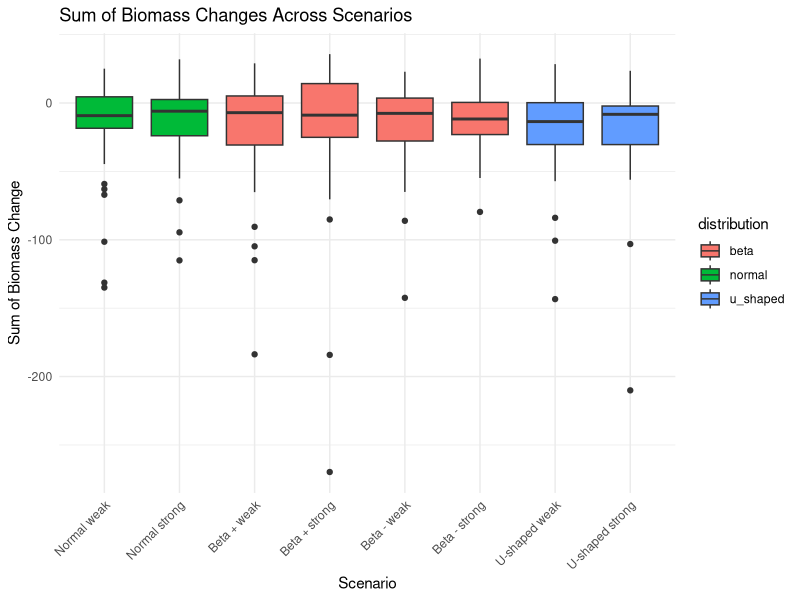
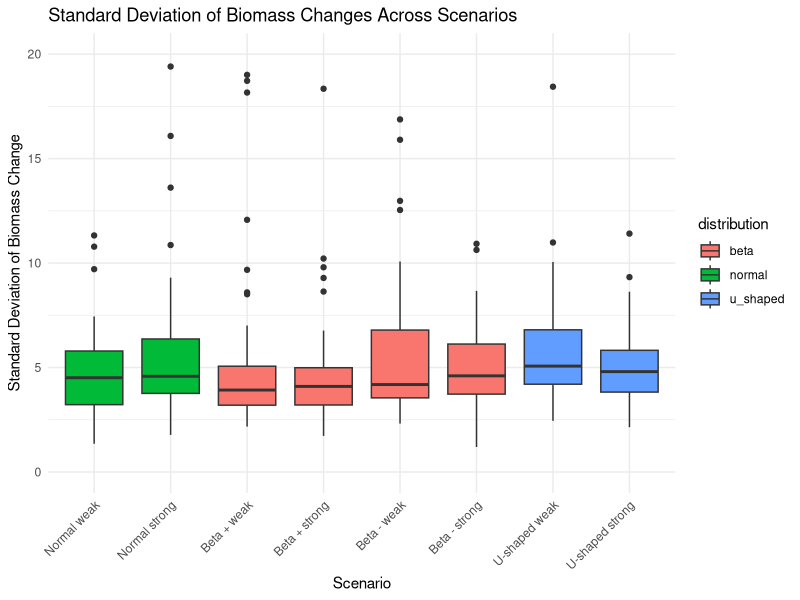
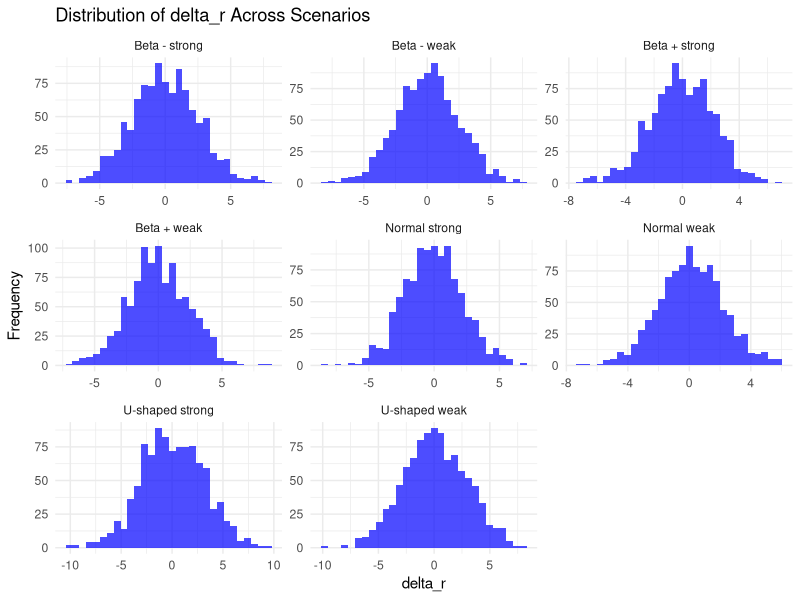

Write R code to recreate these figures, in order.
library(ggplot2)
library(tidyr)
library(dplyr)
library(Matrix)
library(deSolve)


# Set up parameters for simulation
params <- list(
  S = 20, # Number of species
  C = 0.2, # Connectance (fraction of possible links)
  aij_params = c(0, 0.5), # Range of interaction strengths
  maxt = 100 # Maximum time for the simulation
)


# Function to create a correlation matrix with different distributions
createCorMat <- function(S, distribution_type = "normal", 
                         mean = 0, sd = 1, 
                         beta_shape1 = NULL, beta_shape2 = NULL, 
                         ushape1 = NULL, ushape2 = NULL) {
  n_off_diag <- S * (S - 1) / 2
  
  # Generate correlation values based on the chosen distribution
  if (distribution_type == "normal") {
    cor_values <- rnorm(n_off_diag, mean = mean, sd = sd)
  } else if (distribution_type == "beta") {
    cor_values <- rbeta(n_off_diag, shape1 = beta_shape1, shape2 = beta_shape2)
    cor_values <- 2 * (cor_values - 0.5)  # Map Beta values to [-1, 1]
  } else if (distribution_type == "u_shaped") {
    cor_values <- rbeta(n_off_diag, shape1 = ushape1, shape2 = ushape2)
    cor_values <- 2 * (cor_values - 0.5)  # Map Beta values to [-1, 1]
  } else {
    stop("Invalid distribution type specified.")
  }
  
  if (distribution_type == "normal") {
    cor_values <- scale(cor_values, center = mean(cor_values), scale = sd(cor_values))
    cor_values <- cor_values * sd + mean
  }
  
  cor_values[cor_values < -1] <- -1
  cor_values[cor_values > 1] <- 1
  
  corMat <- matrix(1, nrow = S, ncol = S)
  corMat[upper.tri(corMat)] <- cor_values
  corMat <- corMat * t(corMat)
  
  return(corMat)
}

# Function to simulate quantitative network
sim_quantitative_network <- function(Net_type, S, C, aij_params) {
  A <- matrix(0, S, S)
  n_pairs <- S * (S - 1) / 2
  B <- runif(n_pairs) <= C
  if (Net_type == "predator-prey") { 
    aij <- -abs(rnorm(n_pairs, aij_params[1], aij_params[2]))
    A[upper.tri(A)] <- B * aij
    A <- t(A)
    aij <- abs(rnorm(n_pairs, aij_params[1], aij_params[2]))
    A[upper.tri(A)] <- B * aij
  } 
  diag(A) <- -runif(S, min = 0, max = 1)
  while(max(Re(eigen(A)$values)) > 0){
    diag(A) <- -runif(S, min = 0, max = 1)
  }
  return(A)
}

# Function to simulate dynamics
fw.model <- function(t, B, params) {
  with(as.list(c(B, params)), {
    B[B < 10^-8] <- 0 
    B[B < 0] <- 0 # Prevent negative biomass
    dBdt <- (params$r + params$A %*% B) * B
    list(dBdt)
  })
}

eventfun <- function(t, B, parms){
  with(as.list(B), {
    B[B < 1e-6] <- 0
    return(B)
  })
}

simulate_dynamics_c <- function(params, model, init_biomass = runif(params$S, min = 1, max = 10)) {
  init_biomass <- as.numeric(init_biomass)
  times <- seq(from = 1, to = params$maxt)
  out <- deSolve::ode(
    y = init_biomass,
    times = times,
    func = fw.model,
    parms = params,
    events = list(func = eventfun, time = times)
  ) %>% as.data.frame()
  return(out)
}

# Function to simulate response
simulate_response <- function(S, C, aij_params, mu_delta_r, sd_delta_r, sd_X, maxt, distribution_type, mean, sd, beta_shape1, beta_shape2, ushape1, ushape2){
  
  # Compute C matrix
  cor_matrix <- createCorMat(S = S, 
                             distribution_type = distribution_type, 
                             mean = mean, sd = sd, 
                             beta_shape1 = beta_shape1, beta_shape2 = beta_shape2, 
                             ushape1 = ushape1, ushape2 = ushape2)
  
  # Adjust C matrix
  cor_matrix <- as.data.frame(cor_matrix)
  cor_matrix$Var1 <- paste0("V", rownames(cor_matrix))
  cor_matrix <- cor_matrix %>%
    pivot_longer(-Var1, names_to = "Var2", values_to = "value")
  cor_matrix$Var1 <- factor(cor_matrix$Var1, levels = unique(cor_matrix$Var1))
  cor_matrix$Var2 <- factor(cor_matrix$Var2, levels = rev(unique(cor_matrix$Var2)))
  
  # Pivot the long-format dataframe back to wide format
  wide_cor_matrix <- cor_matrix %>%
    pivot_wider(names_from = Var2, values_from = value) %>%
    select(-Var1)
  
  # Convert back to a matrix
  recovered_matrix <- as.matrix(wide_cor_matrix)
  
  #covMat <- as.matrix(Matrix::nearPD(sd_X %*% t(sd_X) * recovered_matrix)$mat)
  covMat <- diag(sd_X)%*%recovered_matrix%*%diag(sd_X)
  covMat <- as.matrix(Matrix::nearPD(covMat)$mat)
  A <- sim_quantitative_network("predator-prey", S = S, C = C, aij_params = aij_params)
  
  equilibrium_pre <- runif(S, 1, 10)
  r_pre <- -A %*% equilibrium_pre
  dyn_params <- list(A = A, r = r_pre, S = S, maxt = maxt) 
  pre_perturb <- simulate_dynamics_c(dyn_params, fw.model)
  equilibrium_pre <- as.numeric(pre_perturb[nrow(pre_perturb), -1])
  
  delta_r <- MASS::mvrnorm(n = 1, mu = rnorm(S, mu_delta_r, sd_delta_r), Sigma = covMat, empirical = FALSE)
 # delta_r <- MASS::mvrnorm(n = 1, mu = rep(0, S), Sigma = covMat, empirical = FALSE)
  dyn_params$r <- dyn_params$r + delta_r 
  
  post_perturb <- simulate_dynamics_c(dyn_params, fw.model, init_biomass = equilibrium_pre)
  equilibrium_post <- as.numeric(post_perturb[nrow(post_perturb), -1])
  
  df <- data.frame(species = paste0("sp", c(1:S)), X_pre = equilibrium_pre, X_post = equilibrium_post)
  return(list(df = df, pre_perturb = pre_perturb, post_perturb = post_perturb, Sigma = covMat, C_matrix = recovered_matrix, delta_r = delta_r))
}

# Step 1: Create a dataframe for scenarios with the correct classification
scenarios <- data.frame(
  scenario = c("Normal weak", "Normal strong", 
               "Beta + weak", "Beta + strong", 
               "Beta - weak", "Beta - strong", 
               "U-shaped weak", "U-shaped strong"),
  distribution = c("normal", "normal", 
                   "beta", "beta", 
                   "beta", "beta", 
                   "u_shaped", "u_shaped"),
  strength = c("weak", "strong", 
               "weak_positive", "strong_positive", 
               "weak_negative", "strong_negative", 
               "weak", "strong"),
  mean = c(0, 0, NA, NA, NA, NA, NA, NA),
  sd = c(0.1, 0.4, NA, NA, NA, NA, NA, NA),
  beta_shape1 = c(NA, NA, 3, 5, 2, 2, NA, NA),
  beta_shape2 = c(NA, NA, 2, 2, 3, 5, NA, NA),
  ushape1 = c(NA, NA, NA, NA, NA, NA, 0.5, 0.05),
  ushape2 = c(NA, NA, NA, NA, NA, NA, 0.5, 0.05)
)

# Step 2: Run simulation and store the results for each scenario
results <- data.frame()
delta_r_values <- data.frame()  # To store delta_r values
nsim <- 50

for (i in 1:nrow(scenarios)) {
  scenario <- scenarios[i, ]
  print(paste("Running scenario", scenario$scenario, ":", scenario$distribution, scenario$strength))
  
  for (j in 1:nsim) {
    result <- simulate_response(S = 20, 
                                C = 0.2, 
                                aij_params = c(0, 0.5), 
                                mu_delta_r = 0, 
                                sd_delta_r = 0.5, 
                                sd_X = rep(2, 20), 
                                maxt = 100,
                                distribution_type = scenario$distribution,
                                mean = scenario$mean,
                                sd = scenario$sd,
                                beta_shape1 = scenario$beta_shape1,
                                beta_shape2 = scenario$beta_shape2,
                                ushape1 = scenario$ushape1,
                                ushape2 = scenario$ushape2)
    
    df <- result$df
    delta_r <- result$delta_r  # Capture delta_r values
    
    # Store results
    results <- rbind(
      results,
      data.frame(
        scenario = scenario$scenario,
        distribution = scenario$distribution,
        strength = scenario$strength,
        sum_deltaX = sum(df$X_pre - df$X_post),
        sd_deltaX = sd(df$X_pre - df$X_post)
      )
    )
    
    # Store delta_r values for later analysis
    delta_r_values <- rbind(
      delta_r_values,
      data.frame(scenario = scenario$scenario, delta_r = delta_r)
    )
  }
}

# Step 3: Plot the results organized by distribution and strength

# Plot for sum of biomass changes
p4 <- ggplot(results, aes(x = scenario, y = sum_deltaX, fill = distribution)) +
  geom_boxplot() +
  labs(title = "Sum of Biomass Changes Across Scenarios", x = "Scenario", y = "Sum of Biomass Change") +
  scale_x_discrete(limits = c("Normal weak", "Normal strong", 
                              "Beta + weak", "Beta + strong", 
                              "Beta - weak", "Beta - strong", 
                              "U-shaped weak", "U-shaped strong")) +
  theme_minimal() +
  theme(axis.text.x = element_text(angle = 45, hjust = 1))

# Plot for standard deviation of biomass changes
p5 <- ggplot(results, aes(x = scenario, y = sd_deltaX, fill = distribution)) +
  geom_boxplot() +
  labs(title = "Standard Deviation of Biomass Changes Across Scenarios", x = "Scenario", y = "Standard Deviation of Biomass Change") +
  scale_x_discrete(limits = c("Normal weak", "Normal strong", 
                              "Beta + weak", "Beta + strong", 
                              "Beta - weak", "Beta - strong", 
                              "U-shaped weak", "U-shaped strong")) +
  theme_minimal() +
  theme(axis.text.x = element_text(angle = 45, hjust = 1))+
  ylim(0,20)

print(p4)
print(p5)



# Plot delta_r distributions per scenario
ggplot(delta_r_values, aes(x = delta_r)) +
  geom_histogram(bins = 30, fill = "blue", alpha = 0.7) +
  facet_wrap(~scenario, scales = "free") +  # Separate plots for each scenario
  theme_minimal() +
  ggtitle("Distribution of delta_r Across Scenarios") +
  labs(x = "delta_r", y = "Frequency")
